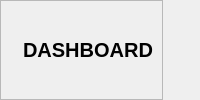
        <widget class="QWidget" name="HeaderContainer" native="true">
         <property name="styleSheet">
          <string notr="true"/>
         </property>
         <layout class="QHBoxLayout" name="horizontalLayout_2">
          <property name="spacing">
           <number>10</number>
          </property>
          <property name="leftMargin">
           <number>0</number>
          </property>
          <property name="topMargin">
           <number>0</number>
          </property>
          <property name="rightMargin">
           <number>0</number>
          </property>
          <property name="bottomMargin">
           <number>0</number>
          </property>
          <item alignment="Qt::AlignmentFlag::AlignLeft">
           <widget class="QFrame" name="frame_3">
            <property name="frameShape">
             <enum>QFrame::Shape::StyledPanel</enum>
            </property>
            <property name="frameShadow">
             <enum>QFrame::Shadow::Raised</enum>
            </property>
            <layout class="QHBoxLayout" name="horizontalLayout_4">
             <item>
              <widget class="QLabel" name="label_2">
               <property name="text">
                <string/>
               </property>
               <property name="pixmap">
                <pixmap resource="resource.qrc">:/icons/Icons/home.svg</pixmap>
               </property>
              </widget>
             </item>
             <item>
              <widget class="QLabel" name="AppTitle_2">
               <property name="font">
                <font>
                 <pointsize>-1</pointsize>
                 <bold>true</bold>
                </font>
               </property>
               <property name="styleSheet">
                <string notr="true">QLabel {
    font-size: 20px;           /* Large font size for the title */
    font-weight: bold;         /* Bold text for emphasis */
    color:#010101;            /* A fresh black color for the title */
    background: transparent;   /* No background for a clean look */
    text-align: center;        /* Centered alignment */
}
</string>
               </property>
               <property name="text">
                <string>DASHBOARD</string>
               </property>
               <property name="alignment">
                <set>Qt::AlignmentFlag::AlignCenter</set>
               </property>
              </widget>
             </item>
            </layout>
           </widget>
          </item>
         </layout>
        </widget>
